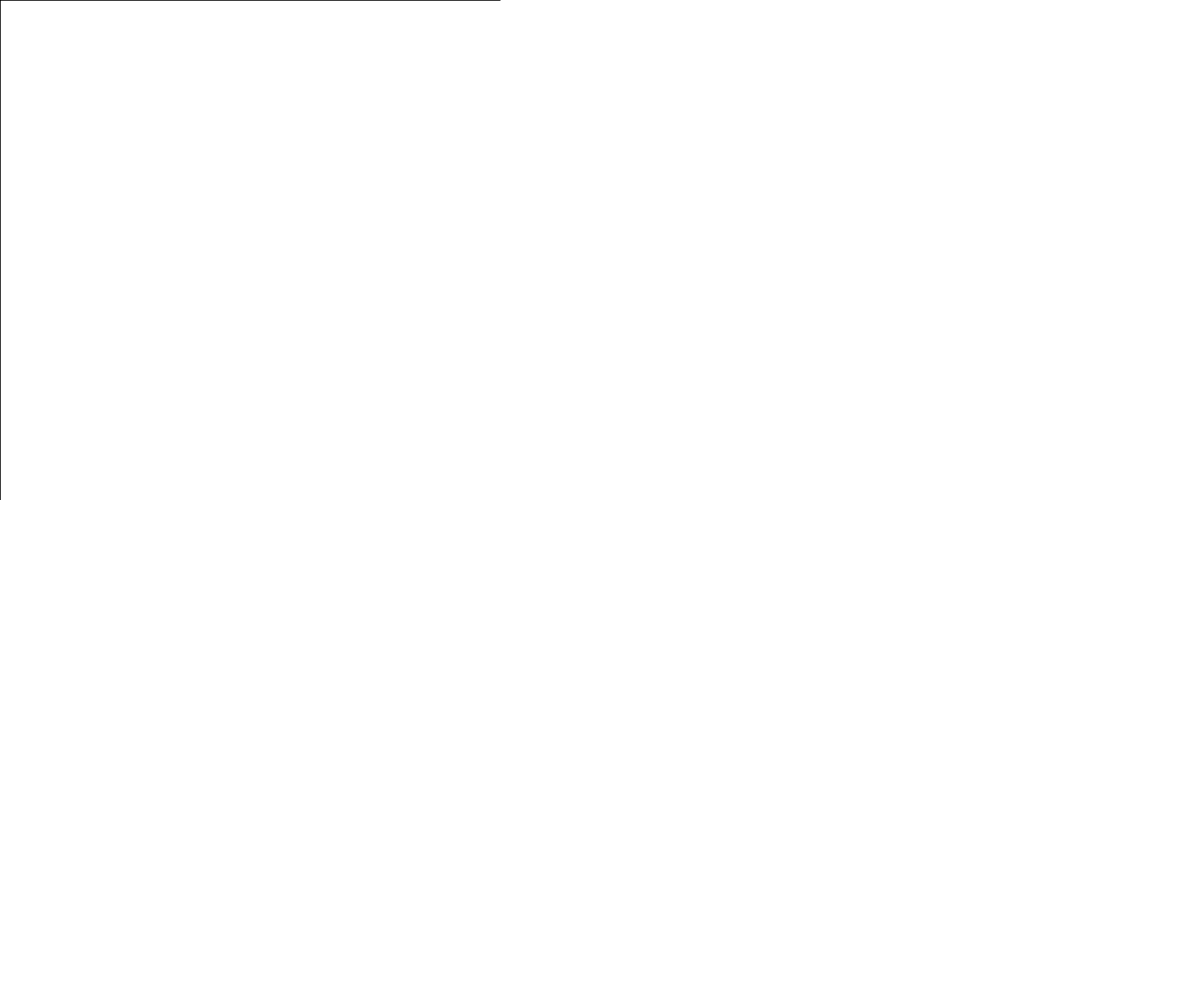
Frame 1 (no input)
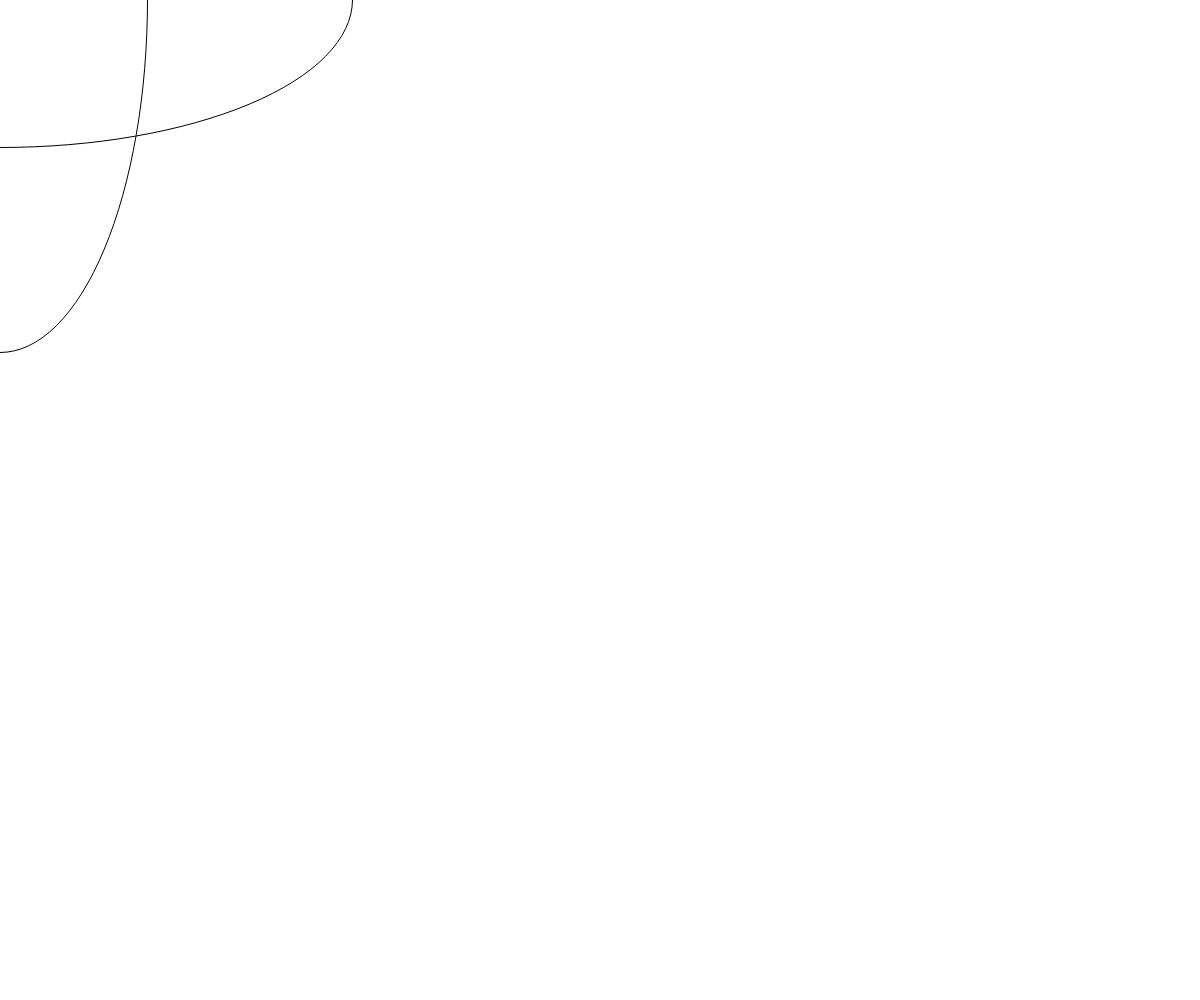
Frame 60 (no input)
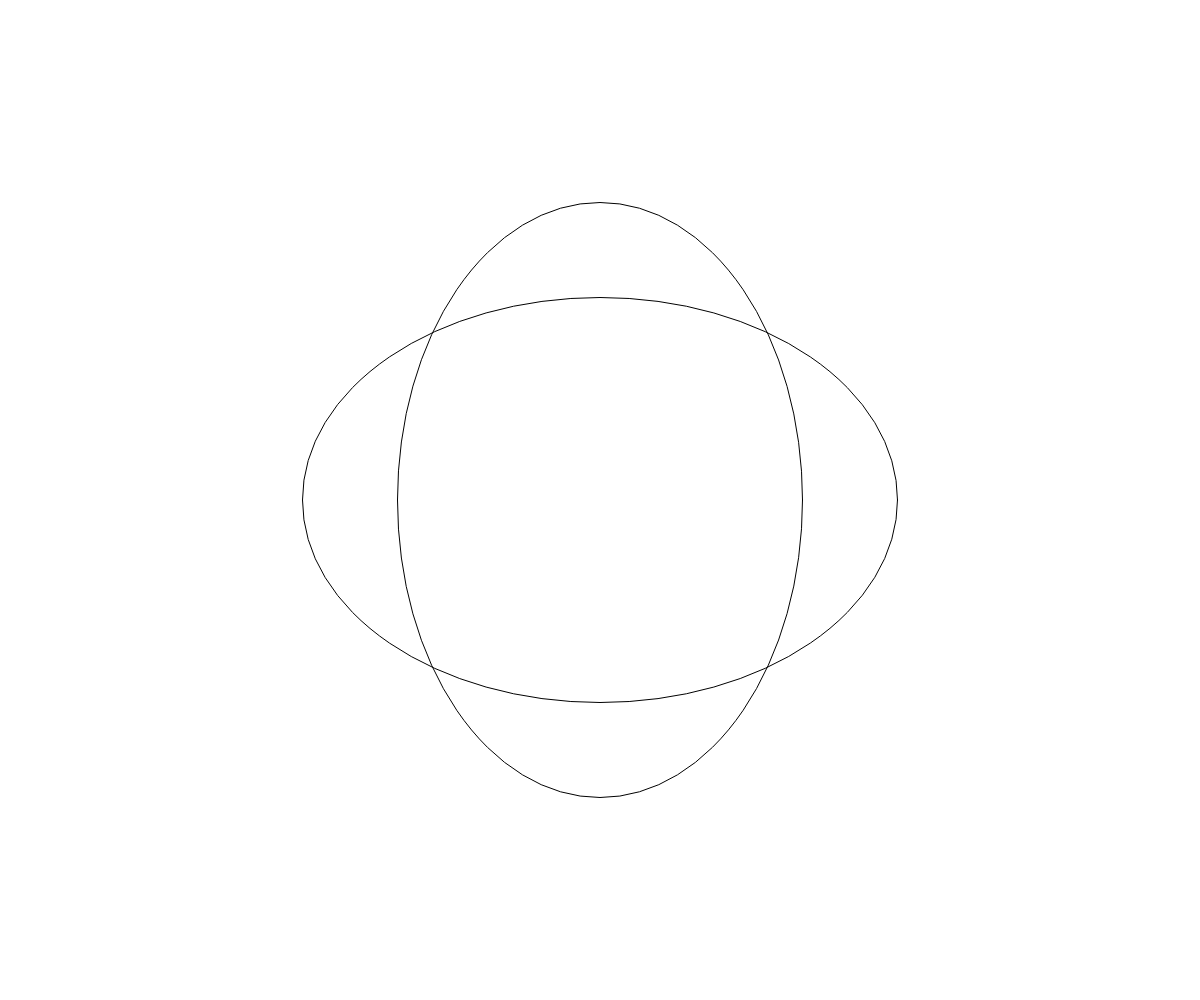
Frame 120 (the mouse pressed at the canvas centre since frame 60)

The p5.js sketch that drew these frames (run headless with seeded random() and noise() and a simulated clock; from frame 60 on, the mouse is pressed at the canvas centre):

// p5.js sketch
// ── sketch.js
let x;
let y;

function setup() {
	createCanvas(windowWidth, windowHeight);
  textSize(100);
  textAlign(CENTER);
  x=0;
 y=height;
 a=0;
 b=height;
 noFill();
}

function draw() {
	background(255);
	ellipse(mouseX,mouseY, x, y);
	x+=5;
	y-=5;

	
	ellipse(mouseX,mouseY, b, a);
	a+=5;
	b-=5;

	if(x>width*2){
		x=0;
 		y=height;

 		a=0;
 		b=height;
	}


}
